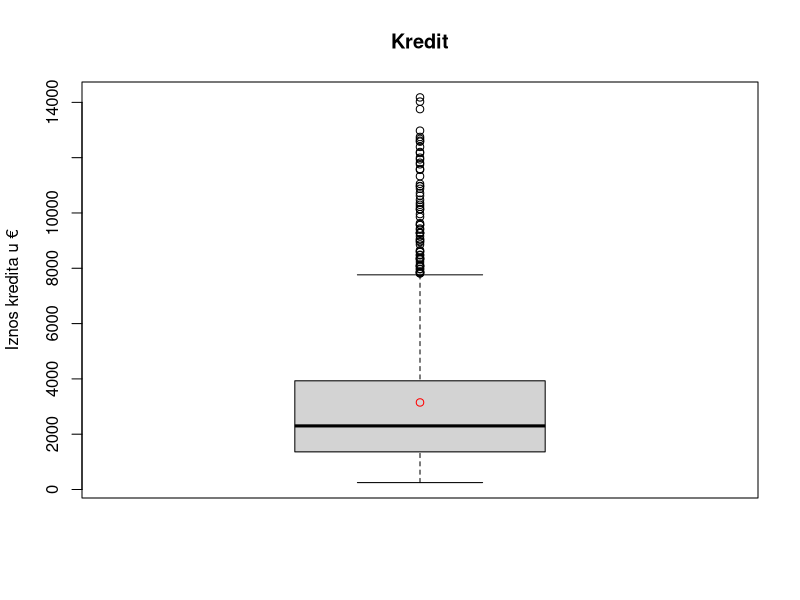
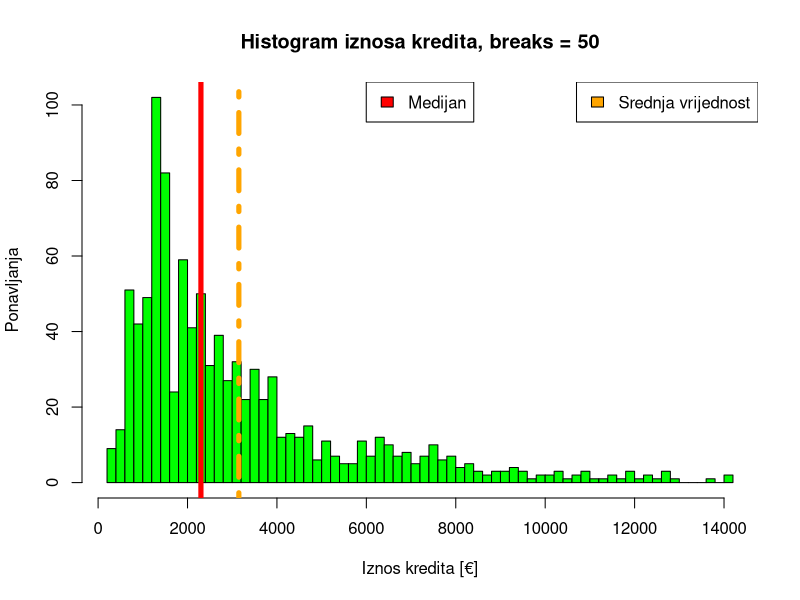
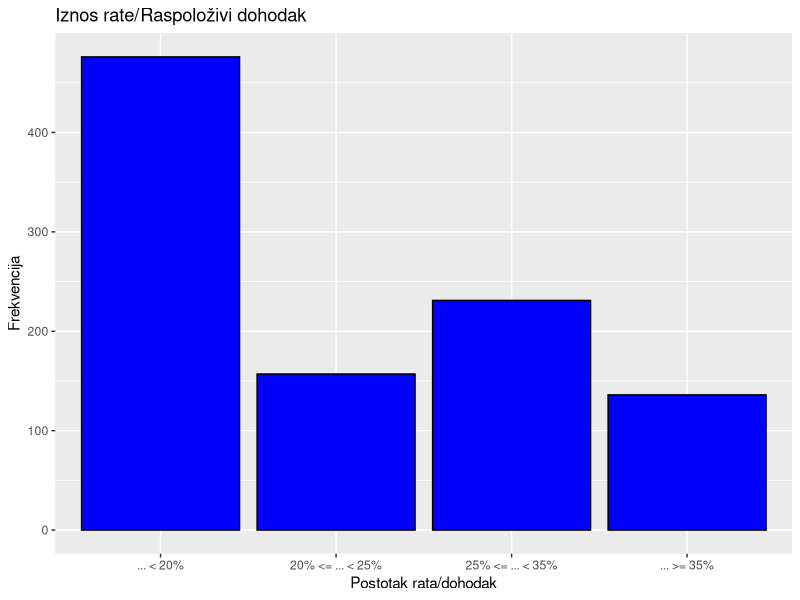
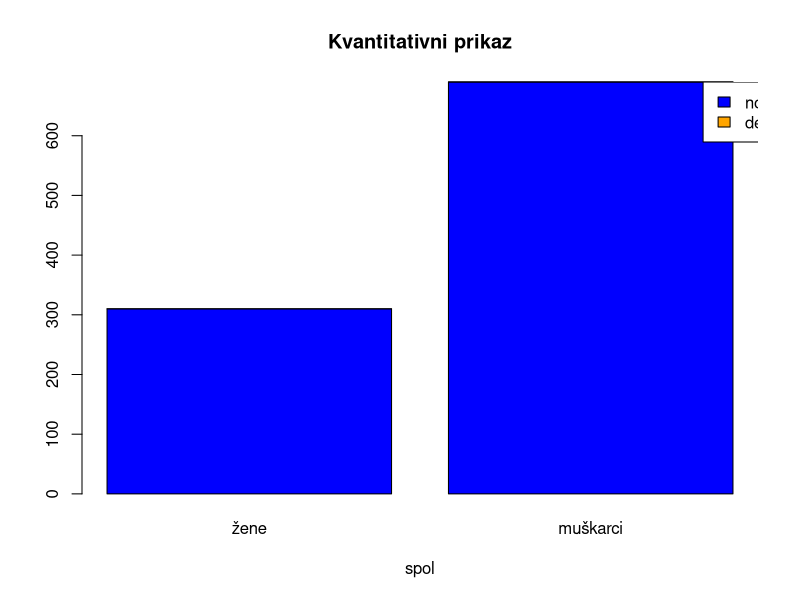
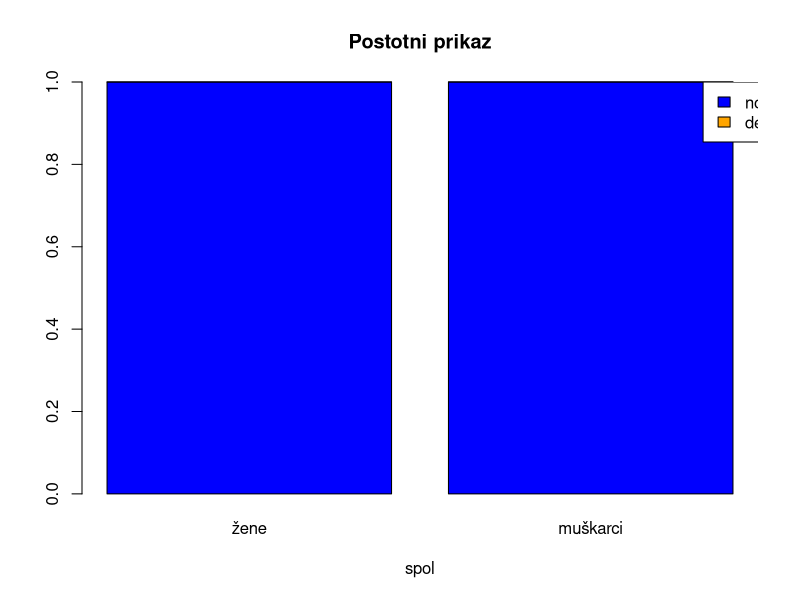
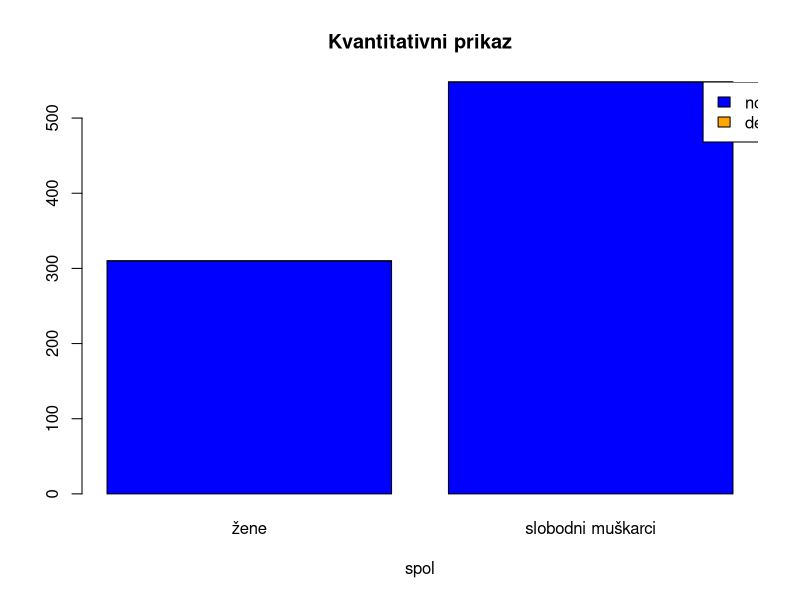
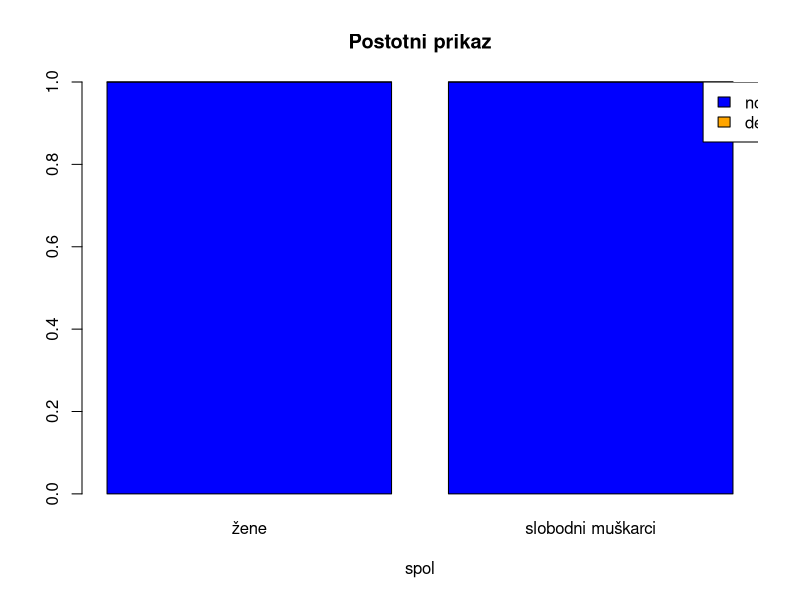
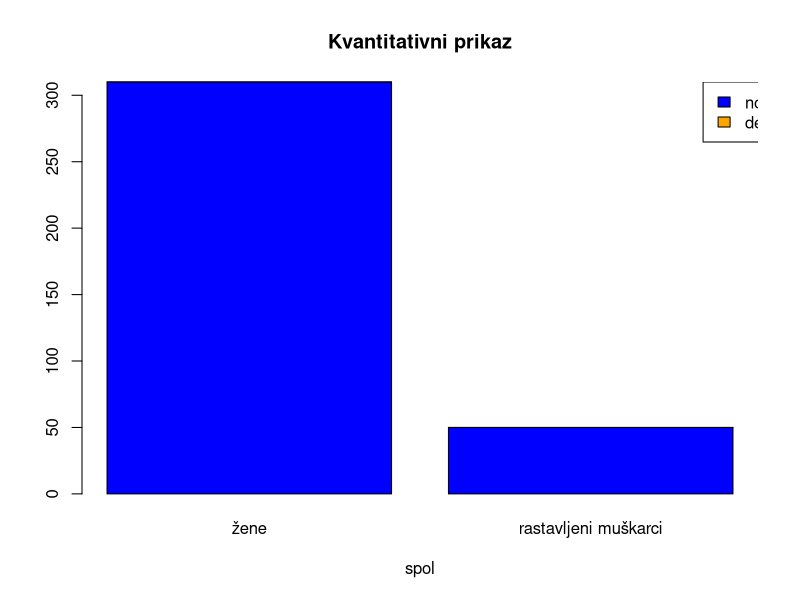

These figures' R source, in order:
## ---- chunk 1
knitr::opts_chunk$set(echo = TRUE)
library(stringr)
library(tidyr)
library(dplyr)
library(ggplot2)
library(caret)
## ---- chunk 2
data <- read.csv("procjena_kreditnog_rizika.csv")


cat("number of missing values: ", sum(is.na(data[,])), "\n")

data$AccountStatus <- factor(
  data$AccountStatus, levels = c(
    "no checking account", 
    "... < 0",
    "0 <= ... < 200",
    "... >= 200")
)
data$CreditHistory <- factor(
  data$CreditHistory, levels = c(
    "delay in paying off in the past",
    "critical account/ other credits existing (not at this bank)",
    "no credits taken/ all credits paid back duly",
    "existing credits paid back duly till now",
    "all credits at this bank paid back duly"
  )
)
data$Purpose <- factor(data$Purpose)
data$Account <- factor(
  data$Account, levels = c(
    "unknown/ no savings account",
    "... < 100",
    "100 <= ... < 500", 
    "500 <= ... < 1000",
    "... >= 1000"
  )
)
data$EmploymentSince <- factor(
  data$EmploymentSince, levels = c(
    "unemployed",
    "... < 1 year",
    "1 <= ... < 4 years",
    "4 <= ... < 7 years",
    "... >= 7 years"
  )
)
data$PercentOfIncome <- factor(
  data$PercentOfIncome, levels = c(
    "... < 20%",
    "20% <= ... < 25%",
    "25% <= ... < 35%",
    "... >= 35%"
  )
)
data$PersonalStatus <- factor(
  data$PersonalStatus
)
data$OtherDebtors <- factor(
  data$OtherDebtors, levels = c(
    "none",
    "guarantor",
    "co-applicant"
  )
)
data$ResidenceSince <- factor(
  data$ResidenceSince, levels = c(
    "... < 1 year",
    "1 <= ... < 4 years",
    "4 <= ... < 7 years",
    ".. >= 7 years"
  )
)
data$Property <- factor(
  data$Property, levels = c(
    "unknown / no property",
    "building society savings agreement/ life insurance",
    "car or other, not in attribute Account",
    "real estate"
  )
)
data$OtherInstallPlans <- factor(
  data$OtherInstallPlans, levels = c(
    "none",
    "stores",
    "bank"
  )
)
data$Housing <- factor(
  data$Housing, levels = c(
    "for free",
    "rent",
    "own"
  )
)
data$NumExistingCredits <- factor(
  data$NumExistingCredits, levels = c(
    "1",
    "2 or 3",
    "4 or 5",
    "above 6"
  )
)
data$Job <- factor(
  data$Job, levels = c(
    "unemployed/ unskilled - non-resident",
    "unskilled - resident",
    "management/ self-employed/highly qualified employee/ officer",
    "skilled employee / official"
  )
)
data$NumberOfDependents <- factor(
  data$NumberOfDependents, levels = c(
    "less than 3",
    "3 or more"
  )
)
data$Telephone <- factor(
  data$Telephone, levels = c(
    "none",
    "yes, registered under the customers name"
  )
)
data$ForeignWorker <- factor(
  data$ForeignWorker, levels = c(
    "no",
    "yes"
  )
)
data$Default <- factor(
  data$Default,
  levels = c(0,1),
  labels = c(FALSE, TRUE)
)
summary(data)
## ---- chunk 3
threshold <- quantile(data$CreditAmount, 0.99)  # Set threshold at 99th percentile
# Exclude data points above the threshold
filtered_data <- subset(data, CreditAmount <= threshold)
boxplot(filtered_data$CreditAmount, main="Kredit", ylab="Iznos kredita u €")
points(mean(filtered_data$CreditAmount), col = "red")
## ---- chunk 4
threshold <- quantile(data$CreditAmount, 0.99)  # Set threshold at 99th percentile
# Exclude data points above the threshold
filtered_data <- subset(data, CreditAmount <= threshold)
h = hist(filtered_data$CreditAmount,
         breaks = 50,
         main="Histogram iznosa kredita, breaks = 50",
         xlab="Iznos kredita [€]",
         ylab='Ponavljanja',
         col="green"
         )
legend("topright", legend = "Srednja vrijednost", fill = "orange")
legend("top", legend = "Medijan", fill = "red")
abline(v = mean(filtered_data$CreditAmount), col = "orange", lwd=5, lty=10)
abline(v = median(filtered_data$CreditAmount), col= "red", lwd=5)
## ---- chunk 5

# Create a bar plot
bar_plot <- ggplot(data, aes(x = PercentOfIncome)) +
  geom_bar(fill = "blue", color = "black") +
  labs(title = "Iznos rate/Raspoloživi dohodak",
       x = "Postotak rata/dohodak",
       y = "Frekvencija")

# Print the plot
print(bar_plot)
## ---- chunk 6
cor_matrix <- cor(sapply(data, as.numeric))
cor_matrix
## ---- chunk 7
cor_matrix["Duration", "CreditAmount"]
## ---- chunk 8
cor_matrix["CreditHistory", "NumExistingCredits"]
## ---- chunk 9
cor_matrix["ResidenceSince","Housing"]
## ---- chunk 10
cor_matrix["Property", "Housing"]
## ---- chunk 11
logreg.mdl <- glm(Default ~ AccountStatus + Duration + CreditHistory + Purpose + CreditAmount + Account + EmploymentSince + PercentOfIncome + PersonalStatus + OtherDebtors + ResidenceSince + Property + Age + OtherInstallPlans + Housing + NumExistingCredits + Job + NumberOfDependents + Telephone + ForeignWorker, data = data, family = binomial())
summary(logreg.mdl)
## ---- chunk 12
Ypredicted <- logreg.mdl$fitted.values >= 0.5
tab <- table(data$Default, Ypredicted)

tab
## ---- chunk 13
accuracy = sum(diag(tab)) / sum(tab)
precision = tab[2,2] / sum(tab[,2])
recall = tab[2,2] / sum(tab[2,])
specificity = tab[1,1] / sum(tab[,1])

accuracy

precision

recall

specificity
## ---- chunk 14
female_clients <- data[str_detect(data$PersonalStatus, "female"),]
male_clients <- data[!str_detect(data$PersonalStatus, "female"),]
num_female_default <- nrow(female_clients[female_clients$Default == 1,])
num_male_default <- nrow(male_clients[male_clients$Default == 1,])

proportion_matrix <- matrix(c(nrow(male_clients)-num_male_default, 
                            num_male_default,
                         nrow(female_clients)-num_female_default,
                          num_female_default), nrow=2, byrow = T)
colnames(proportion_matrix) <- c("no_default", "default")
rownames(proportion_matrix) <- c("male", "female")
# proportion_matrix
prop.test(proportion_matrix, alternative = "less")

## ---- chunk 15
n1 <- nrow(male_clients)
n2 <- nrow(female_clients)
k1 <- n1 - num_male_default
k2 <- n2 - num_female_default

Z_stat <- (k1/n1-k2/n2)/sqrt(((k1+k2)/(n1+n2))*(1-(k1+k2)/(n1+n2))*(1/n1+1/n2))
cat("The p-value of the Z statistic is: ", pnorm(Z_stat))
## ---- chunk 16
Values <- matrix(c((nrow(female_clients)-num_female_default),
                   (nrow(male_clients)-num_male_default),
                   num_female_default, 
                   num_male_default
                     ), nrow=2, ncol=2, byrow = T)

barplot(Values, main="Kvantitativni prikaz", names.arg=c("žene", "muškarci"), xlab="spol", col = c("blue", "orange"))

legend("topright", inset = c(-0.1, 0), c("no default","default"), fill = c("blue", "orange"))
## ---- chunk 17

Values <- matrix(c((nrow(female_clients)-num_female_default)/nrow(female_clients),
                   (nrow(male_clients)-num_male_default)/nrow(male_clients),
                   num_female_default/nrow(female_clients), 
                   num_male_default/nrow(male_clients)
                     ), nrow=2, ncol=2, byrow = T)


barplot(Values, main="Postotni prikaz", names.arg=c("žene", "muškarci"), xlab="spol", col = c("blue", "orange"))


legend("topright", inset = c(-0.1, 0), c("no default","default"), fill = c("blue", "orange"))

## ---- chunk 18
male_single_clients <- male_clients[str_detect(male_clients$PersonalStatus, "single"),]
num_male_single_default <- sum(male_single_clients$Default == 1)

proportion_matrix[1,] <- c(nrow(male_single_clients) - num_male_single_default,
                           num_male_single_default)
# proportion_matrix
prop.test(proportion_matrix, alternative = "less")
## ---- chunk 19
Values <- matrix(c((nrow(female_clients)-num_female_default),
                   (nrow(male_single_clients)-num_male_single_default),
                   num_female_default, 
                   num_male_single_default
                     ), nrow=2, ncol=2, byrow = T)

barplot(Values, main="Kvantitativni prikaz", names.arg=c("žene", "slobodni muškarci"), xlab="spol", col = c("blue", "orange"))

legend("topright", inset = c(-0.1, 0), c("no default","default"), fill = c("blue", "orange"))
## ---- chunk 20

Values <- matrix(c((nrow(female_clients)-num_female_default)/nrow(female_clients),
                   (nrow(male_single_clients)-num_male_single_default)/nrow(male_single_clients),
                   num_female_default/nrow(female_clients), 
                   num_male_single_default/nrow(male_single_clients)
                     ), nrow=2, ncol=2, byrow = T)

barplot(Values, main="Postotni prikaz", names.arg=c("žene", "slobodni muškarci"), xlab="spol", col = c("blue", "orange"))

legend("topright", inset = c(-0.1, 0), c("no default", "default"), fill = c("blue", "orange"))
## ---- chunk 21
male_divor_clients <- male_clients[str_detect(male_clients$PersonalStatus, "divorced"),]
num_male_divor_default <- sum(male_divor_clients$Default == 1)

proportion_matrix[1,] <- c(nrow(male_divor_clients) - num_male_divor_default,
                           num_male_divor_default)
# proportion_matrix
prop.test(proportion_matrix, alternative = "less")
## ---- chunk 22
Values <- matrix(c((nrow(female_clients)-num_female_default),
                   (nrow(male_divor_clients)-num_male_divor_default),
                   num_female_default, 
                   num_male_divor_default
                     ), nrow=2, ncol=2, byrow = T)

barplot(Values, main="Kvantitativni prikaz", names.arg=c("žene", "rastavljeni muškarci"), xlab="spol", col = c("blue", "orange"))

legend("topright", inset = c(-0.1, 0), c("no default", "default"), fill = c("blue", "orange"))
## ---- chunk 23

Values <- matrix(c((nrow(female_clients)-num_female_default)/nrow(female_clients),
                   (nrow(male_divor_clients)-num_male_divor_default)/nrow(male_divor_clients),
                   num_female_default/nrow(female_clients), 
                   num_male_divor_default/nrow(male_divor_clients)
                     ), nrow=2, ncol=2, byrow = T)

barplot(Values, main="Postotni prikaz", names.arg=c("žene", "rastavljeni muškarci"), xlab="spol", col = c("blue", "orange"))

legend("topright", inset = c(-0.1, 0), c("no default", "default"), fill = c("blue", "orange"))

## ---- chunk 24
male_married_clients <- male_clients[str_detect(male_clients$PersonalStatus, "married"),]
num_male_married_default <- sum(male_married_clients$Default == 1)

proportion_matrix[1,] <- c(nrow(male_married_clients) - num_male_married_default,
                           num_male_married_default)
# proportion_matrix
prop.test(proportion_matrix, alternative = "less")
## ---- chunk 25
Values <- matrix(c((nrow(female_clients)-num_female_default),
                   (nrow(male_married_clients)-num_male_married_default),
                   num_female_default, 
                   num_male_married_default
                     ), nrow=2, ncol=2, byrow = T)

barplot(Values, main="Kvantitativni prikaz", names.arg=c("žene", "oženjeni muškarci"), xlab="spol", col = c("blue", "orange"))

legend("topright", inset = c(-0.1, 0), c("no default", "default"), fill = c("blue", "orange"))
## ---- chunk 26

Values <- matrix(c((nrow(female_clients)-num_female_default)/nrow(female_clients),
                   (nrow(male_married_clients)-num_male_married_default)/nrow(male_married_clients),
                   num_female_default/nrow(female_clients), 
                   num_male_married_default/nrow(male_married_clients)
                     ), nrow=2, ncol=2, byrow = T)

barplot(Values, main="Postotni udio", names.arg=c("žene", "oženjeni muškarci"), xlab="spol", col = c("blue", "orange"))

legend("topright", inset = c(-0.1, 0), c("no default", "default"), fill = c("blue", "orange"))
## ---- chunk 27
c("real estate", "building society savings agreement/ life insurance",
  "unknown / no property", "car or other, not in attribute Account") %>% 
  sapply(function(x) {
    filter(data, Property==x) %>% pull(CreditAmount) -> numbers
    str_c(x, " n: ", length(numbers), "\n") %>% cat()
    print(summary(numbers))
    str_c(x, " standard deviation: ", sd(numbers), "\n") %>% cat()
    cat("-------------------------------------------\n")
    numbers
  }) -> Prop_category

boxplot(Prop_category, names=c("real estate", "life insurance", "unknown", "car"))

for(x in 1:length(Prop_category)) {
  hist(Prop_category[[x]], main = str_c("Histogram of ", names(Prop_category)[x]), xlab="Credit Amount")
}
